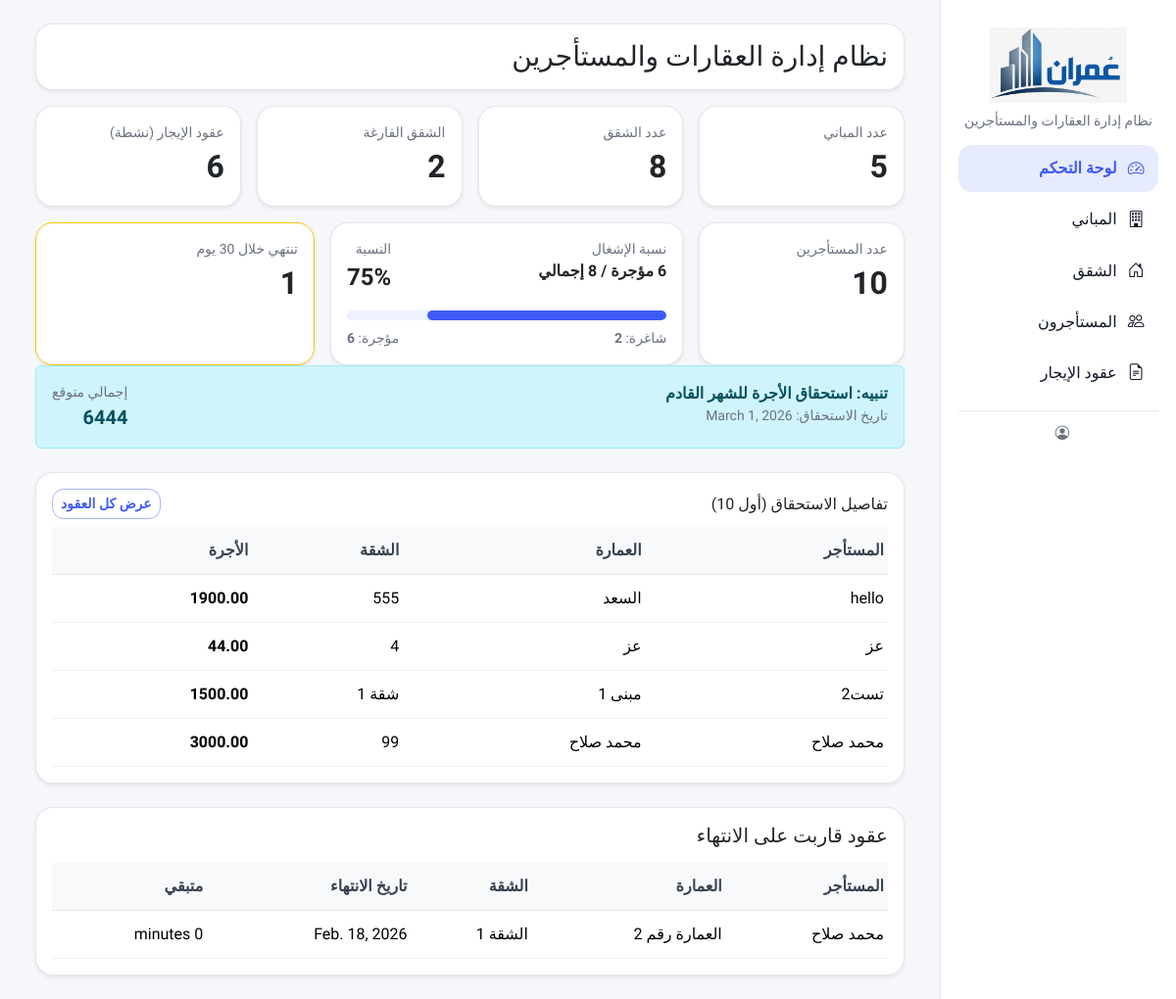
Before: / with the older database file.
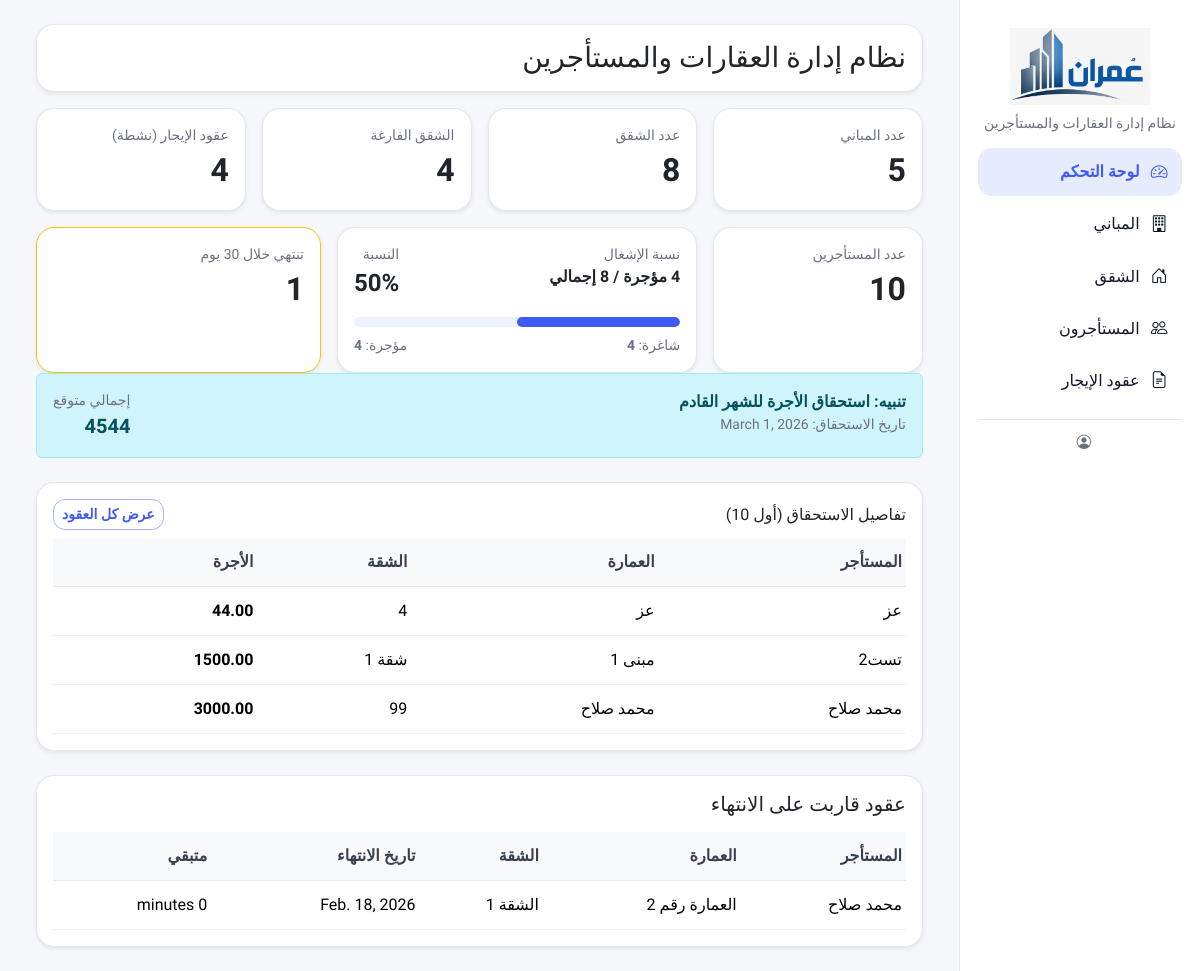
After: the same page with the newer database file.
### listings/models.py (models this page shows, shortened)
class Lease(models.Model):
    class Status(models.TextChoices):
        ACTIVE = "ACTIVE", "نشط"
        EXPIRED = "EXPIRED", "منتهي"
        ENDED = "ENDED", "منتهي"
    apartment = models.ForeignKey(
        Apartment,
        verbose_name="الشقة",
        on_delete=models.PROTECT,
        related_name="leases"
    )
    tenant = models.ForeignKey(
        Tenant,
        verbose_name="المستأجر",
        on_delete=models.PROTECT,
        related_name="leases"
    )
    start_date = models.DateField("تاريخ البداية")
    end_date = models.DateField("تاريخ النهاية", null=True, blank=True)
    rent_amount = models.DecimalField("قيمة الإيجار المتفق عليها", max_digits=12, decimal_places=2)
    security_deposit = models.DecimalField("مبلغ التأمين", max_digits=12, decimal_places=2, default=0)
    status = models.CharField("حالة العقد", max_length=10, choices=Status.choices, default=Status.ACTIVE)
    notes = models.TextField("ملاحظات", blank=True)
    class Meta:
        verbose_name = "عقد"
        verbose_name_plural = "العقود"
        ordering = ["-start_date"]
        constraints = [
            models.UniqueConstraint(
                fields=["apartment"],
                condition=models.Q(status="ACTIVE"),
                name="unique_active_lease_per_apartment",
            )
        ]

class Tenant(models.Model):
    full_name = models.CharField("اسم المستأجر", max_length=150)
    phone = models.CharField("رقم الهاتف", max_length=50, blank=True)
    id_number = models.CharField("رقم الهوية", max_length=50, blank=True)
    address = models.CharField("العنوان", max_length=255, blank=True)
    photo = models.ImageField(
        "الصورة الشخصية",
        upload_to="tenant_photos/",
        blank=True,
        null=True
    )
    id_image = models.ImageField("صورة الهوية", upload_to="tenant_ids/", blank=True, null=True)
    notes = models.TextField("ملاحظات", blank=True)
    class Meta:
        verbose_name = "مستأجر"
        verbose_name_plural = "المستأجرون"
        ordering = ["full_name"]

class Apartment(models.Model):
    class Status(models.TextChoices):
        VACANT = "VACANT", "شاغرة"
        RENTED = "RENTED", "مؤجرة"
        MAINTENANCE = "MAINT", "صيانة"
    building = models.ForeignKey(
        Building,
        verbose_name="العمارة",
        on_delete=models.CASCADE,
        related_name="apartments"
    )
    apartment_no = models.CharField("رقم الشقة", max_length=50)
    floor = models.CharField("الطابق", max_length=50, blank=True)
    rooms = models.PositiveSmallIntegerField("عدد الغرف", default=0)
    area_m2 = models.DecimalField("المساحة (م²)", max_digits=8, decimal_places=2, default=0)
    rent_amount = models.DecimalField("قيمة الإيجار", max_digits=12, decimal_places=2, default=0)
    status = models.CharField("الحالة", max_length=10, choices=Status.choices, default=Status.VACANT)
    notes = models.TextField("ملاحظات", blank=True)
    class Meta:
        verbose_name = "شقة"
        verbose_name_plural = "الشقق"
        unique_together = ("building", "apartment_no")
        ordering = ["building", "apartment_no"]

class Building(models.Model):
    name = models.CharField("اسم العمارة", max_length=150)
    address = models.CharField("العنوان", max_length=255, blank=True)
    notes = models.TextField("ملاحظات", blank=True)
    class Meta:
        verbose_name = "عمارة"
        verbose_name_plural = "العمارات"
        ordering = ["name"]

### listings/views.py (the view)
# urls.py: path("", views.dashboard, name="dashboard"),
def dashboard(request):
    today = timezone.now().date()
    soon_days = 30
    soon_until = today + timedelta(days=soon_days)
    expiring_qs = (
        Lease.objects
        .select_related("apartment", "tenant", "apartment__building")
        .filter(status="ACTIVE", end_date__isnull=False, end_date__gte=today, end_date__lte=soon_until)
        .order_by("end_date")
    )
    month_start = today.replace(day=1)
    if month_start.month == 12:
        next_month_start = month_start.replace(year=month_start.year + 1, month=1)
    else:
        next_month_start = month_start.replace(month=month_start.month + 1)
    rent_notice_start = next_month_start - timedelta(days=30)   # قبل أسبوع
    rent_notice_end = next_month_start - timedelta(days=1)     # قبل يوم من بداية الشهر
    show_rent_notice = rent_notice_start <= today <= rent_notice_end
    rent_due_qs = (
        Lease.objects
        .select_related("apartment", "tenant", "apartment__building")
        .filter(status="ACTIVE", start_date__lte=next_month_start)
        .filter(Q(end_date__isnull=True) | Q(end_date__gte=next_month_start))
        .order_by("apartment__building__name", "apartment__apartment_no")
    )
    rent_due_qs = rent_due_qs.order_by("apartment__building__name", "apartment__apartment_no")
    rent_due_total = rent_due_qs.aggregate(total=Sum("rent_amount"))["total"] or 0
    stats = {
        "buildings": Building.objects.count(),
        "apartments": Apartment.objects.count(),
        "vacant": Apartment.objects.filter(status="VACANT").count(),
        "rented": Apartment.objects.filter(status="RENTED").count(),
        "tenants": Tenant.objects.count(),
        "active_leases": Lease.objects.filter(status="ACTIVE").count(),
        "expiring_soon": expiring_qs.count(),
    }
    is_htmx = request.headers.get("HX-Request")
    template = "listings/partials/dashboard_partial.html" if is_htmx else "listings/dashboard.html"
    return render(request, template, {
        "stats": stats,
        "expiring_leases": expiring_qs[:10],
        "soon_days": soon_days,
        "today": today,
        "danger_until": today + timedelta(days=7),
        "warning_until": today + timedelta(days=14),
        "show_rent_notice": show_rent_notice,
        "next_month_start": next_month_start,
        "rent_due_total": rent_due_total,
        "rent_due_leases": rent_due_qs[:10],  # أول 10 في اللوحة
    })

### listings/templates/listings/dashboard.html (shortened to what this page needs)
{% extends "layout/base.html" %}
{% block content %}
  {% include "listings/partials/dashboard_partial.html" %}
{% endblock %}

### listings/templates/listings/partials/dashboard_partial.html (shortened to what the changed rows need)
<div class="row g-3">
  <div class="col-12 col-md-6 col-xl-3">
    <div class="card h-100 shadow-sm">
      <div class="card-body">
        <div class="text-muted small">الشقق الفارغة</div>
        <div class="fs-2 fw-bold">{{ stats.vacant }}</div>
      </div>
    </div>
  </div>
  <div class="col-12 col-md-6 col-xl-3">
    <div class="card h-100 shadow-sm">
      <div class="card-body">
        <div class="text-muted small">عقود الإيجار (نشطة)</div>
        <div class="fs-2 fw-bold">{{ stats.active_leases }}</div>
      </div>
    </div>
  </div>
  <div class="col-12 col-xl-5">
    <div class="card h-100 shadow-sm">
      <div class="card-body">
        {% with occ=0 %}
          {% if stats.apartments %}
            {% widthratio stats.rented stats.apartments 100 as occ %}
          {% endif %}
          <div class="d-flex align-items-start justify-content-between">
            <div>
              <div class="text-muted small">نسبة الإشغال</div>
              <div class="fw-bold">
                {{ stats.rented }} مؤجرة /
                {{ stats.apartments }} إجمالي
              </div>
            </div>
            <div class="text-end">
              <div class="text-muted small">النسبة</div>
              <div class="fs-4 fw-bold">{{ occ }}%</div>
            </div>
          </div>
          <div class="mt-3">
            <div class="progress occ-progress">
              <div class="progress-bar occ-bar"
                   role="progressbar"
                   data-width="{{ occ|default:0 }}"
                   aria-valuenow="{{ occ|default:0 }}"
                   aria-valuemin="0"
                   aria-valuemax="100">
              </div>
            </div>
            <div class="d-flex justify-content-between mt-2 small text-muted">
              <span>شاغرة: <span class="fw-semibold">{{ stats.vacant }}</span></span>
              <span>مؤجرة: <span class="fw-semibold">{{ stats.rented }}</span></span>
            </div>
          </div>
        {% endwith %}
      </div>
    </div>
  </div>
</div>
  {% if show_rent_notice %}
    <div class="alert alert-info d-flex align-items-start justify-content-between gap-3 mb-4">
      <div>
        <div class="fw-bold">تنبيه: استحقاق الأجرة للشهر القادم</div>
        <div class="text-muted small">
          تاريخ الاستحقاق: {{ next_month_start }}
        </div>
      </div>
      <div class="text-end">
        <div class="small text-muted">إجمالي متوقع</div>
        <div class="fs-5 fw-bold">{{ rent_due_total }}</div>
      </div>
    </div>
    {% if rent_due_leases %}
      <div class="card shadow-sm mb-4">
        <div class="card-body">
          <div class="d-flex align-items-center justify-content-between mb-2">
            <h6 class="mb-0">تفاصيل الاستحقاق (أول 10)</h6>
            <a class="btn btn-sm btn-outline-primary" href="{% url 'lease_list' %}">عرض كل العقود</a>
          </div>
          <div class="table-responsive">
            <table class="table table-sm align-middle mb-0">
              <thead class="table-light">
                <tr>
                  <th>المستأجر</th>
                  <th>العمارة</th>
                  <th>الشقة</th>
                  <th class="text-end">الأجرة</th>
                </tr>
              </thead>
              <tbody>
                {% for l in rent_due_leases %}
                  <tr>
                    <td>{{ l.tenant.full_name }}</td>
                    <td>{{ l.apartment.building.name }}</td>
                    <td>{{ l.apartment.apartment_no }}</td>
                    <td class="text-end fw-semibold">{{ l.rent_amount }}</td>
                  </tr>
                {% endfor %}
              </tbody>
            </table>
          </div>
        </div>
      </div>
    {% endif %}
  {% endif %}
<div class="card shadow-sm">
  <div class="card-body">
    {% if expiring_leases %}
      <div class="table-responsive">
        <table class="table table-sm align-middle mb-0">
          <thead class="table-light">
            <tr>
              <th>المستأجر</th>
              <th>العمارة</th>
              <th>الشقة</th>
              <th>تاريخ الانتهاء</th>
              <th class="text-end">متبقي</th>
            </tr>
          </thead>
          <tbody>
            {% for l in expiring_leases %}
              <tr>
                <td>{{ l.tenant.full_name }}</td>
                <td>{{ l.apartment.building.name }}</td>
                <td>{{ l.apartment.apartment_no }}</td>
                <td>{{ l.end_date }}</td>
                <td class="text-end">{{ l.end_date|timeuntil }}</td>
              </tr>
            {% endfor %}
          </tbody>
        </table>
      </div>
    {% else %}
      <div class="text-muted">لا يوجد عقود ستنتهي قريبًا.</div>
    {% endif %}
  </div>
</div>

Changed rows visible on the page:
no longer on this page (row edited): Lease: tenant.full_name "hello", apartment.building.name "السعد", apartment.apartment_no "555", rent_amount "1900.00", shown under "تفاصيل الاستحقاق (أول 10)"
Other visible differences:
{{ stats.vacant }}: "2" → "4"
{{ stats.active_leases }}: "6" → "4"
{{ stats.rented }}: "6" → "4"
{{ occ }}: "75" → "50"
{{ occ|default:0 }}: 75 → 50 (drawn)
{{ rent_due_total }}: "6444" → "4544"
